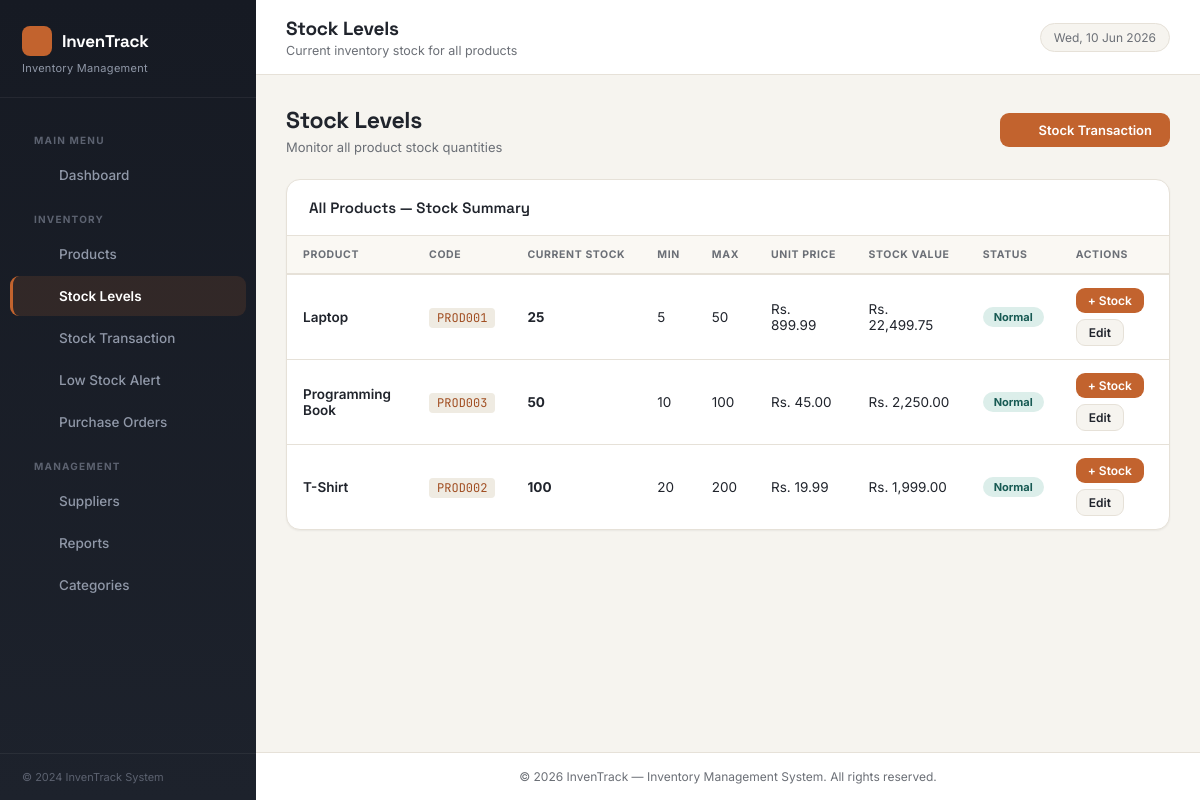
/pages/inventory/list.php, run on the app's committed database.
### tables this page shows
CREATE TABLE inventory (
    inventory_id INT PRIMARY KEY AUTO_INCREMENT,
    product_id INT NOT NULL UNIQUE,
    current_stock INT NOT NULL DEFAULT 0,
    minimum_stock INT NOT NULL DEFAULT 10,
    maximum_stock INT NOT NULL DEFAULT 100,
    last_restock_date DATE,
    created_at TIMESTAMP DEFAULT CURRENT_TIMESTAMP,
    updated_at TIMESTAMP DEFAULT CURRENT_TIMESTAMP ON UPDATE CURRENT_TIMESTAMP,
    FOREIGN KEY (product_id) REFERENCES products(product_id)
);

CREATE TABLE products (
    product_id INT PRIMARY KEY AUTO_INCREMENT,
    product_name VARCHAR(150) NOT NULL,
    product_code VARCHAR(50) NOT NULL UNIQUE,
    category_id INT NOT NULL,
    supplier_id INT NOT NULL,
    unit_price DECIMAL(10, 2) NOT NULL,
    description TEXT,
    image_url VARCHAR(255),
    created_at TIMESTAMP DEFAULT CURRENT_TIMESTAMP,
    updated_at TIMESTAMP DEFAULT CURRENT_TIMESTAMP ON UPDATE CURRENT_TIMESTAMP,
    FOREIGN KEY (category_id) REFERENCES categories(category_id),
    FOREIGN KEY (supplier_id) REFERENCES suppliers(supplier_id)
);

### classes/Inventory.php (called while the page is built, shortened)
<?php
class Inventory {
    private $conn;
    private $inventory_table = 'inventory';
    public function __construct($db) {
        $this->conn = $db;
    }
    public function getAllInventory() {
        $query = "SELECT i.*, p.product_name, p.product_code, p.unit_price
                  FROM " . $this->inventory_table . " i
                  JOIN products p ON i.product_id = p.product_id
                  ORDER BY p.product_name ASC";
        $result = $this->conn->query($query);
        if ($result && $result->num_rows > 0) {
            return $result->fetch_all(MYSQLI_ASSOC);
        }
        return false;
    }
}
?>

### pages/inventory/list.php (the view, shortened to what this page needs)
<?php
require_once '../../config/database.php';
require_once '../../classes/Inventory.php';
$inventory = new Inventory($conn);
$allInventory = $inventory->getAllInventory();
$pageTitle = 'Stock Levels'; $pageSubtitle = 'Current inventory stock for all products';
$activeMenu = 'inventory'; $cssPath = '../../assets/css/style.css';
$jsPath = '../../assets/js/script.js'; $basePath = '../../';
require_once '../../includes/layout.php';
?>
<div class="page-header">
    <div><h1>Stock Levels</h1><p>Monitor all product stock quantities</p></div>
    <div style="display:flex;gap:10px;">
        <a href="add-transaction.php" class="btn btn-primary"><?php echo icon('repeat', 15); ?> Stock Transaction</a>
    </div>
</div>
<div class="card">
    <div class="card-header"><h3>All Products — Stock Summary</h3></div>
    <div class="table-responsive">
        <?php if ($allInventory): ?>
        <table>
            <thead>
                <tr><th>Product</th><th>Code</th><th>Current Stock</th><th>Min</th><th>Max</th><th>Unit Price</th><th>Stock Value</th><th>Status</th><th>Actions</th></tr>
            </thead>
            <tbody>
                <?php foreach ($allInventory as $item):
                    $stockValue = $item['current_stock'] * $item['unit_price'];
                    if ($item['current_stock'] <= 0) { $badge = 'badge-danger'; $status = 'Out of Stock'; }
                    elseif ($item['current_stock'] <= $item['minimum_stock']) { $badge = 'badge-warning'; $status = 'Low Stock'; }
                    elseif ($item['current_stock'] >= $item['maximum_stock']) { $badge = 'badge-info'; $status = 'Overstocked'; }
                    else { $badge = 'badge-success'; $status = 'Normal'; }
                ?>
                <tr>
                    <td><span class="fw-600"><?php echo htmlspecialchars($item['product_name']); ?></span></td>
                    <td><code><?php echo htmlspecialchars($item['product_code']); ?></code></td>
                    <td><span class="fw-bold"><?php echo $item['current_stock']; ?></span></td>
                    <td><?php echo $item['minimum_stock']; ?></td>
                    <td><?php echo $item['maximum_stock']; ?></td>
                    <td>Rs. <?php echo number_format($item['unit_price'], 2); ?></td>
                    <td>Rs. <?php echo number_format($stockValue, 2); ?></td>
                    <td><span class="badge <?php echo $badge; ?>"><?php echo $status; ?></span></td>
                    <td>
                        <div class="action-buttons">
                            <a href="add-transaction.php?product_id=<?php echo $item['product_id']; ?>" class="btn btn-sm btn-primary">+ Stock</a>
                            <a href="edit.php?product_id=<?php echo $item['product_id']; ?>" class="btn btn-sm btn-secondary">Edit</a>
                        </div>
                    </td>
                </tr>
                <?php endforeach; ?>
            </tbody>
        </table>
        <?php else: ?>
        <div class="card-body"><div class="alert alert-info">No inventory records. <a href="../products/add.php">Add a product first <?php echo icon('chevron-right', 13); ?></a></div></div>
        <?php endif; ?>
    </div>
</div>
<?php require_once '../../includes/layout-end.php'; ?>

### includes/layout.php (shortened to what this page needs)
<?php
require_once __DIR__ . '/icons.php';
$assetBase = '';
if (isset($basePath) && $basePath !== '') {
    $assetBase = rtrim($basePath, '/') . '/';
} else {
    $assetBase = '../';
}
$resolvedCss = isset($cssPath) ? $cssPath : ($assetBase . 'assets/css/style.css');
?>
<!DOCTYPE html>
<html lang="en">
<head>
    <link rel="stylesheet" href="<?php echo htmlspecialchars($resolvedCss); ?>">
</head>
<body>
<aside class="sidebar">
    <div class="sidebar-brand">
        <h2><span class="sidebar-logo"><?php echo icon('box', 18); ?></span> InvenTrack</h2>
        <p>Inventory Management</p>
    </div>
    <ul class="sidebar-menu">
        <li class="sidebar-section-title">Main Menu</li>
        <li>
            <a href="<?php echo $basePath ?? '../'; ?>index.php"
               class="<?php echo ($activeMenu === 'dashboard') ? 'active' : ''; ?>">
                <span class="menu-icon"><?php echo icon('home', 18); ?></span> Dashboard
            </a>
        </li>
        <li class="sidebar-section-title">Inventory</li>
        <li>
            <a href="<?php echo $basePath ?? '../'; ?>pages/products/list.php"
               class="<?php echo ($activeMenu === 'products') ? 'active' : ''; ?>">
                <span class="menu-icon"><?php echo icon('box', 18); ?></span> Products
            </a>
        </li>
        <li>
            <a href="<?php echo $basePath ?? '../'; ?>pages/inventory/list.php"
               class="<?php echo ($activeMenu === 'inventory') ? 'active' : ''; ?>">
                <span class="menu-icon"><?php echo icon('layers', 18); ?></span> Stock Levels
            </a>
        </li>
        <li>
            <a href="<?php echo $basePath ?? '../'; ?>pages/inventory/add-transaction.php"
               class="<?php echo ($activeMenu === 'transaction') ? 'active' : ''; ?>">
                <span class="menu-icon"><?php echo icon('repeat', 18); ?></span> Stock Transaction
            </a>
        </li>
        <li>
            <a href="<?php echo $basePath ?? '../'; ?>pages/inventory/low-stock.php"
               class="<?php echo ($activeMenu === 'lowstock') ? 'active' : ''; ?>">
                <span class="menu-icon"><?php echo icon('alert-triangle', 18); ?></span> Low Stock Alert
            </a>
        </li>
        <li>
            <a href="<?php echo $basePath ?? '../'; ?>pages/purchase-orders/list.php"
               class="<?php echo ($activeMenu === 'purchase-orders') ? 'active' : ''; ?>">
                <span class="menu-icon"><?php echo icon('clipboard', 18); ?></span> Purchase Orders
            </a>
        </li>
        <li class="sidebar-section-title">Management</li>
        <li>
            <a href="<?php echo $basePath ?? '../'; ?>pages/suppliers/list.php"
               class="<?php echo ($activeMenu === 'suppliers') ? 'active' : ''; ?>">
                <span class="menu-icon"><?php echo icon('building', 18); ?></span> Suppliers
            </a>
        </li>
        <li>
            <a href="<?php echo $basePath ?? '../'; ?>pages/reports/index.php"
               class="<?php echo ($activeMenu === 'reports') ? 'active' : ''; ?>">
                <span class="menu-icon"><?php echo icon('bar-chart', 18); ?></span> Reports
            </a>
        </li>
        <li>
            <a href="<?php echo $basePath ?? '../'; ?>pages/categories/list.php"
               class="<?php echo ($activeMenu === 'categories') ? 'active' : ''; ?>">
                <span class="menu-icon"><?php echo icon('grid', 18); ?></span> Categories
            </a>
        </li>
    </ul>
    <div class="sidebar-footer">
        &copy; 2024 InvenTrack System
    </div>
</aside>
<div class="main-wrapper">
    <div class="topbar">
        <div>
            <div class="topbar-title"><?php echo htmlspecialchars($pageTitle ?? 'Dashboard'); ?></div>
            <div class="topbar-subtitle"><?php echo htmlspecialchars($pageSubtitle ?? 'Inventory Management System'); ?></div>
        </div>
        <div class="topbar-right">
            <span class="topbar-date"><?php echo date('D, d M Y'); ?></span>
        </div>
    </div>
    <div class="page-content">

### includes/icons.php (shortened to what this page needs)
<?php
if (!function_exists('icon')) {
    function icon(string $name, int $size = 18, string $class = ''): string
    {
        $attrs = 'width="' . $size . '" height="' . $size . '" viewBox="0 0 24 24" '
            . 'fill="none" stroke="currentColor" stroke-width="2" '
            . 'stroke-linecap="round" stroke-linejoin="round" '
            . 'class="icon icon-' . htmlspecialchars($name) . ($class ? ' ' . htmlspecialchars($class) : '') . '" '
            . 'aria-hidden="true" focusable="false"';
        $body = $paths[$name] ?? $paths['info'];
        return '<svg ' . $attrs . '>' . $body . '</svg>';
    }
}

### includes/layout-end.php (shortened to what this page needs)
</div>
    <footer>
        <p>&copy; 2026 InvenTrack — Inventory Management System. All rights reserved.</p>
    </footer>
</div>
</body>
</html>

### data on the page
inventory: product.product_name "Laptop", product.product_code "PROD001", current_stock "25", minimum_stock "5", maximum_stock "50", product.unit_price "899.99", current_stock.unit_price "22,499.75", status "Normal"
inventory: product.product_name "Programming Book", product.product_code "PROD003", current_stock "50", minimum_stock "10", maximum_stock "100", product.unit_price "45.00", current_stock.unit_price "2,250.00", status "Normal"
inventory: product.product_name "T-Shirt", product.product_code "PROD002", current_stock "100", minimum_stock "20", maximum_stock "200", product.unit_price "19.99", current_stock.unit_price "1,999.00", status "Normal"

### other printed values
$pageTitle "Stock Levels"
$pageSubtitle "Current inventory stock for all products"
